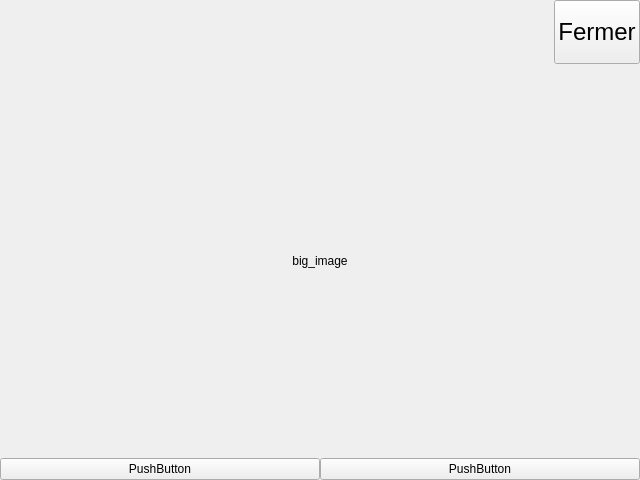
<?xml version="1.0" encoding="UTF-8"?>
<ui version="4.0">
 <class>Frame</class>
 <widget class="QFrame" name="Frame">
  <property name="windowModality">
   <enum>Qt::WindowModal</enum>
  </property>
  <property name="geometry">
   <rect>
    <x>0</x>
    <y>0</y>
    <width>640</width>
    <height>480</height>
   </rect>
  </property>
  <property name="windowTitle">
   <string>Frame</string>
  </property>
  <layout class="QGridLayout" name="gridLayout">
   <property name="leftMargin">
    <number>0</number>
   </property>
   <property name="topMargin">
    <number>0</number>
   </property>
   <property name="rightMargin">
    <number>0</number>
   </property>
   <property name="bottomMargin">
    <number>0</number>
   </property>
   <property name="spacing">
    <number>0</number>
   </property>
   <item row="0" column="0">
    <layout class="QVBoxLayout" name="verticalLayout" stretch="0,0,0">
     <item>
      <layout class="QHBoxLayout" name="horizontalLayout">
       <item>
        <spacer name="horizontalSpacer">
         <property name="orientation">
          <enum>Qt::Horizontal</enum>
         </property>
         <property name="sizeHint" stdset="0">
          <size>
           <width>40</width>
           <height>20</height>
          </size>
         </property>
        </spacer>
       </item>
       <item>
        <widget class="QPushButton" name="button_close">
         <property name="sizePolicy">
          <sizepolicy hsizetype="Fixed" vsizetype="Fixed">
           <horstretch>0</horstretch>
           <verstretch>0</verstretch>
          </sizepolicy>
         </property>
         <property name="minimumSize">
          <size>
           <width>64</width>
           <height>64</height>
          </size>
         </property>
         <property name="baseSize">
          <size>
           <width>64</width>
           <height>64</height>
          </size>
         </property>
         <property name="font">
          <font>
           <pointsize>18</pointsize>
          </font>
         </property>
         <property name="text">
          <string>Fermer</string>
         </property>
        </widget>
       </item>
      </layout>
     </item>
     <item>
      <widget class="QLabel" name="big_image">
       <property name="sizePolicy">
        <sizepolicy hsizetype="Expanding" vsizetype="Expanding">
         <horstretch>0</horstretch>
         <verstretch>0</verstretch>
        </sizepolicy>
       </property>
       <property name="text">
        <string>big_image</string>
       </property>
       <property name="alignment">
        <set>Qt::AlignCenter</set>
       </property>
      </widget>
     </item>
     <item>
      <layout class="QHBoxLayout" name="horizontalLayout_2">
       <item>
        <widget class="QPushButton" name="button_previous">
         <property name="text">
          <string>PushButton</string>
         </property>
        </widget>
       </item>
       <item>
        <widget class="QPushButton" name="button_next">
         <property name="text">
          <string>PushButton</string>
         </property>
        </widget>
       </item>
      </layout>
     </item>
    </layout>
   </item>
  </layout>
 </widget>
 <resources/>
 <connections/>
</ui>
